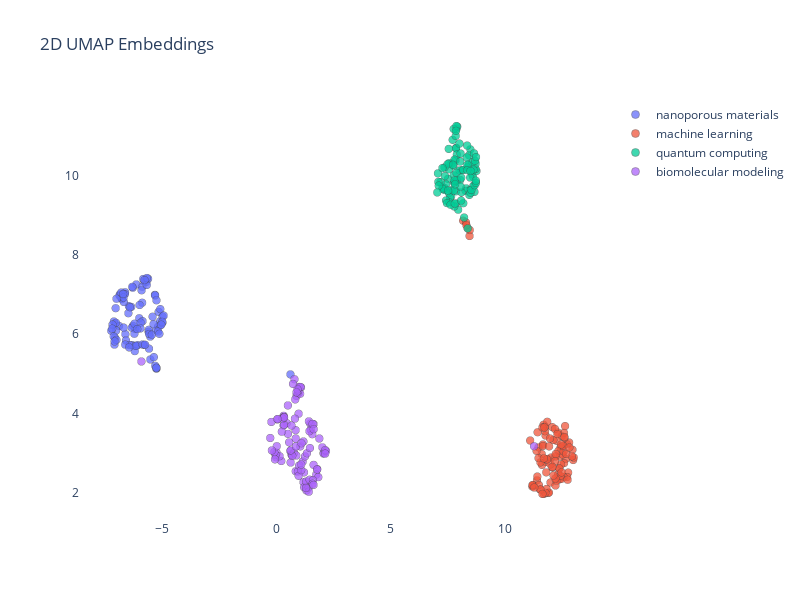

Here is the notebook cell this chart was saved with:
### Markdown cell above
Display the figure. Each point represents a paper. The points are colored by their category.

### Code cell
colors = cycle(px.colors.qualitative.Plotly)
layout = {
    "title": "2D UMAP Embeddings",
    "width": 800,
    "height": 600,
    "plot_bgcolor": "rgba(0,0,0,0)",
    "hovermode": "closest",
}

fig = go.Figure(layout=layout)
for label in papers["category"].unique():
    color = next(colors)
    subset = papers[papers["category"] == label]
    trace = go.Scattergl(
        x = subset["umap_x"],
        y = subset["umap_y"],
        name = label,
        mode = "markers",
        marker = dict(
            color = color,
            size = 8,
            line = dict(width=0.5),
            opacity=0.75
        ),
        text=subset["tooltip"]
    )
    fig.add_trace(trace)

fig.show()
